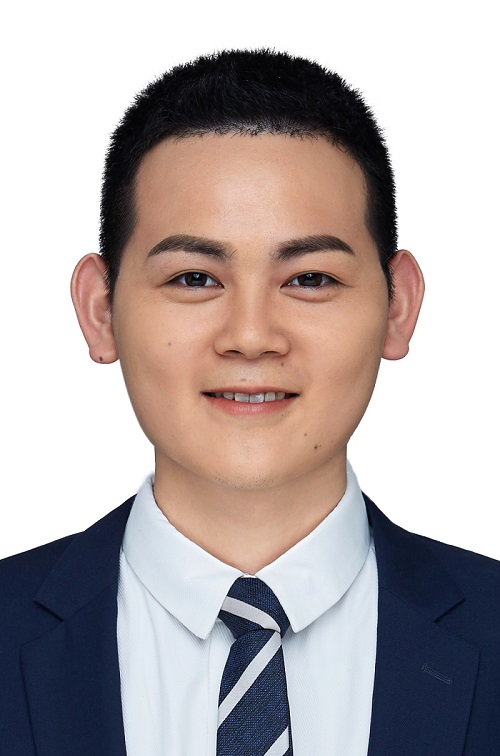
#> input picture opencv/image/self.jpg, 500 x 756 px
$ python '2_Schaar算法.py'
#> lines starting #> are read from the running program, lines starting #| are printed output that depends on the picture
import cv2 as cv
import numpy as np
import matplotlib.pyplot as plt

img = cv.imread("../../image/self.jpg", 0)
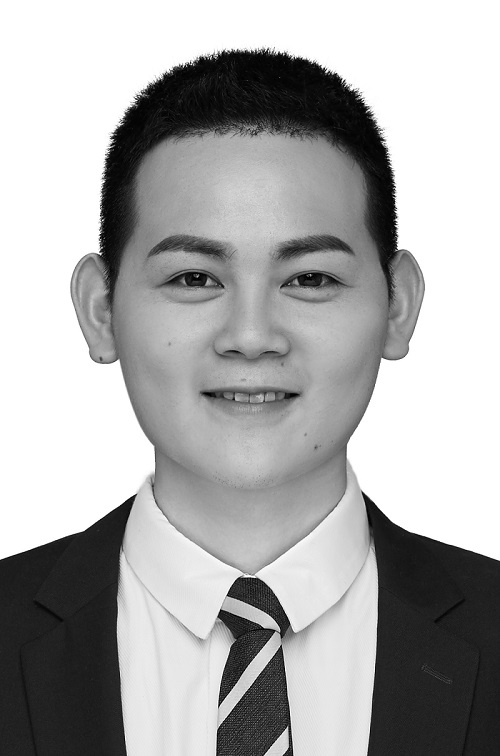
#> img: shape (756, 500); min 0, max 255, mean 171.5

x = cv.Sobel(img, cv.CV_16S, 1, 0, ksize=-1)
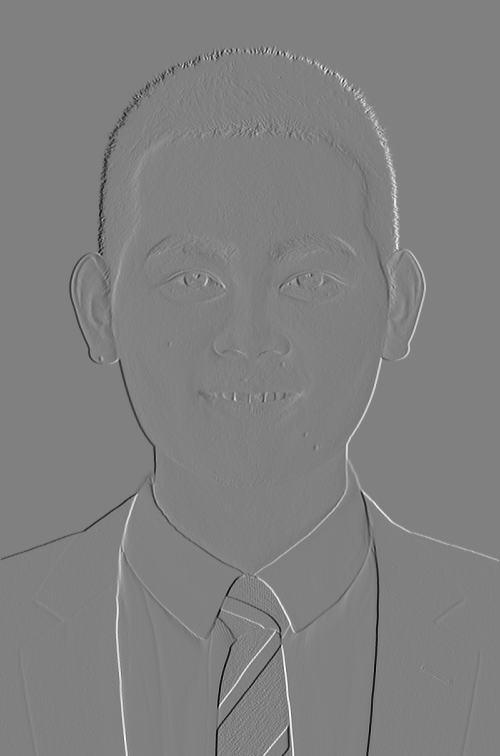
#> x: shape (756, 500) int16; min -3851, max 3782, mean 0; drawn with min black and max white
y = cv.Sobel(img, cv.CV_16S, 0, 1, ksize=-1)
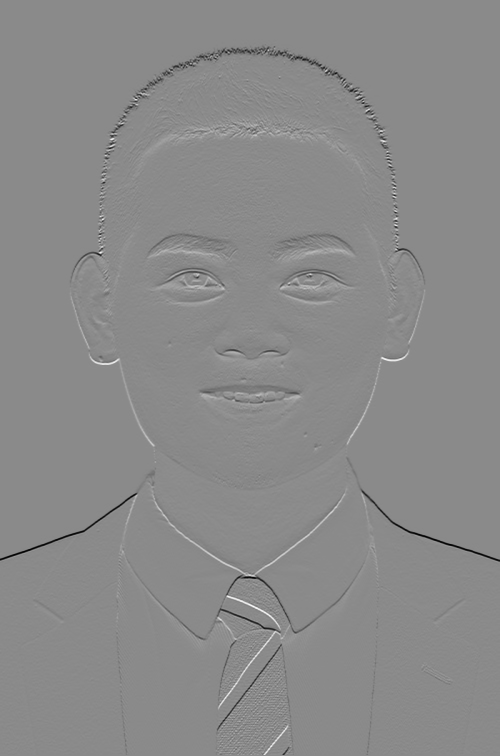
#> y: shape (756, 500) int16; min -3943, max 3315, mean -6.4; drawn with min black and max white

Scale_absX = cv.convertScaleAbs(x)
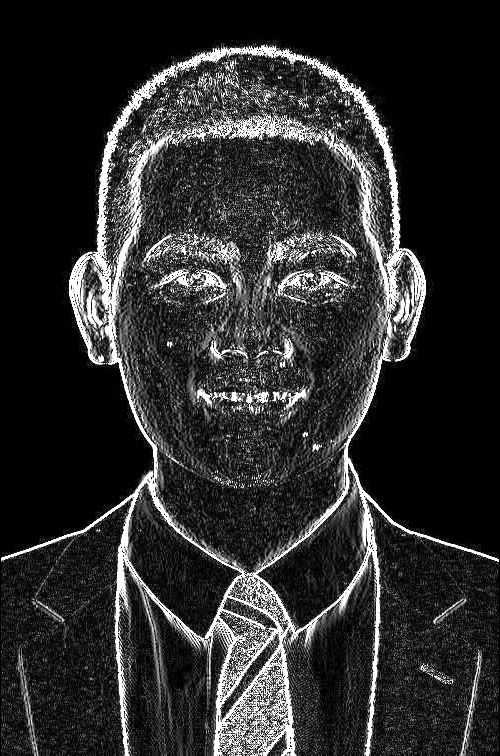
#> Scale_absX: shape (756, 500); min 0, max 255, mean 44.7
Scale_absY = cv.convertScaleAbs(y)
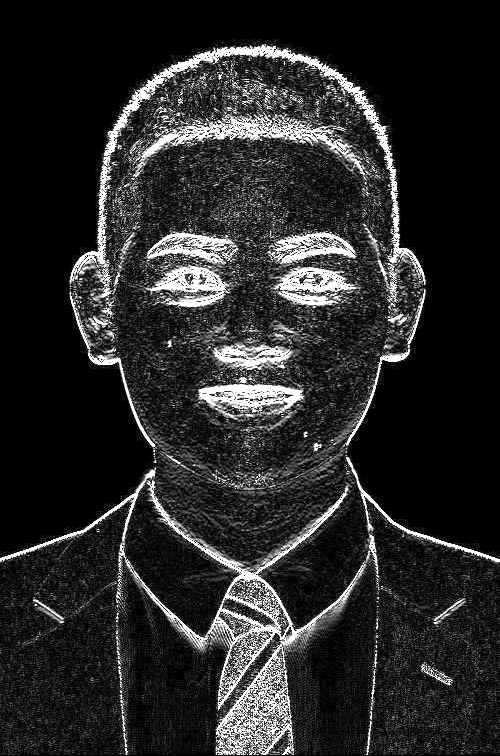
#> Scale_absY: shape (756, 500); min 0, max 255, mean 41

result = cv.addWeighted(Scale_absX, 0.5, Scale_absY, 0.5, 0)
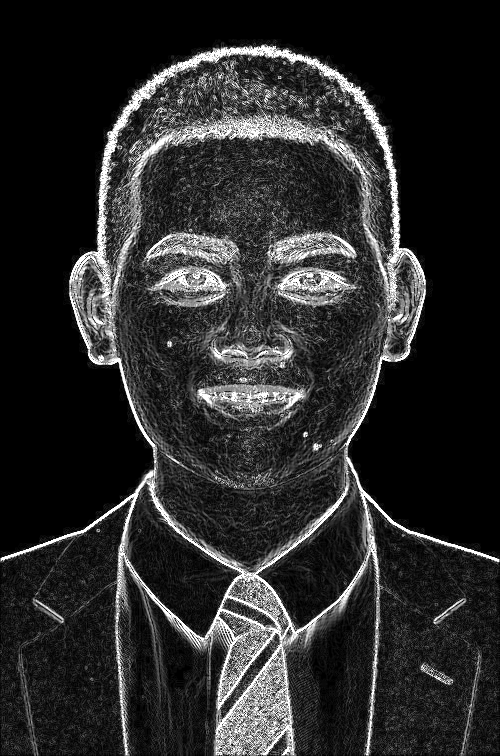
#> result: shape (756, 500); min 0, max 255, mean 42.8

cv.imshow("result_Schaar", result)
cv.waitKey(0)
cv.destroyAllWindows()

$ run again, with opencv/image/chessboard.jpg copied over opencv/image/self.jpg
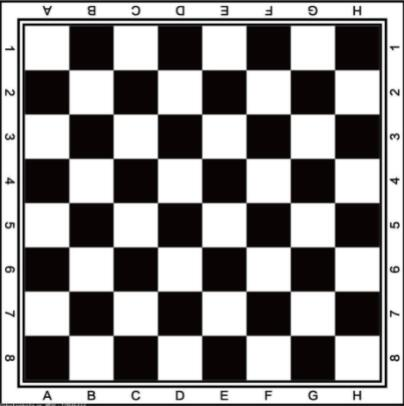
#> input picture opencv/image/chessboard.jpg, 404 x 406 px
#> `y = cv.Sobel(img, cv.CV_16S, 0, 1, ksize=-1)`:
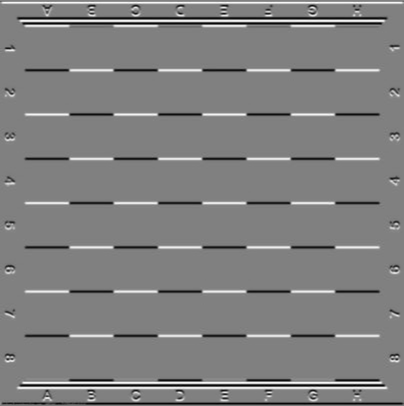
#> y: shape (406, 404) int16; min -3786, max 3733, mean -0.5; drawn with min black and max white
#> `result = cv.addWeighted(Scale_absX, 0.5, Scale_absY, 0.5, 0)`:
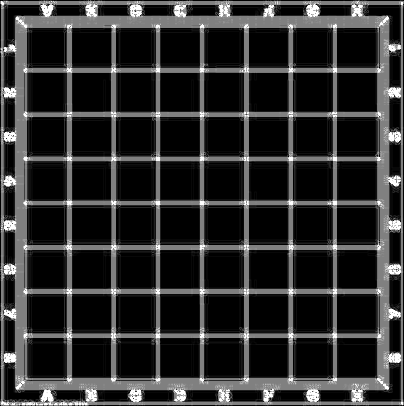
#> result: shape (406, 404); min 0, max 255, mean 45.5
